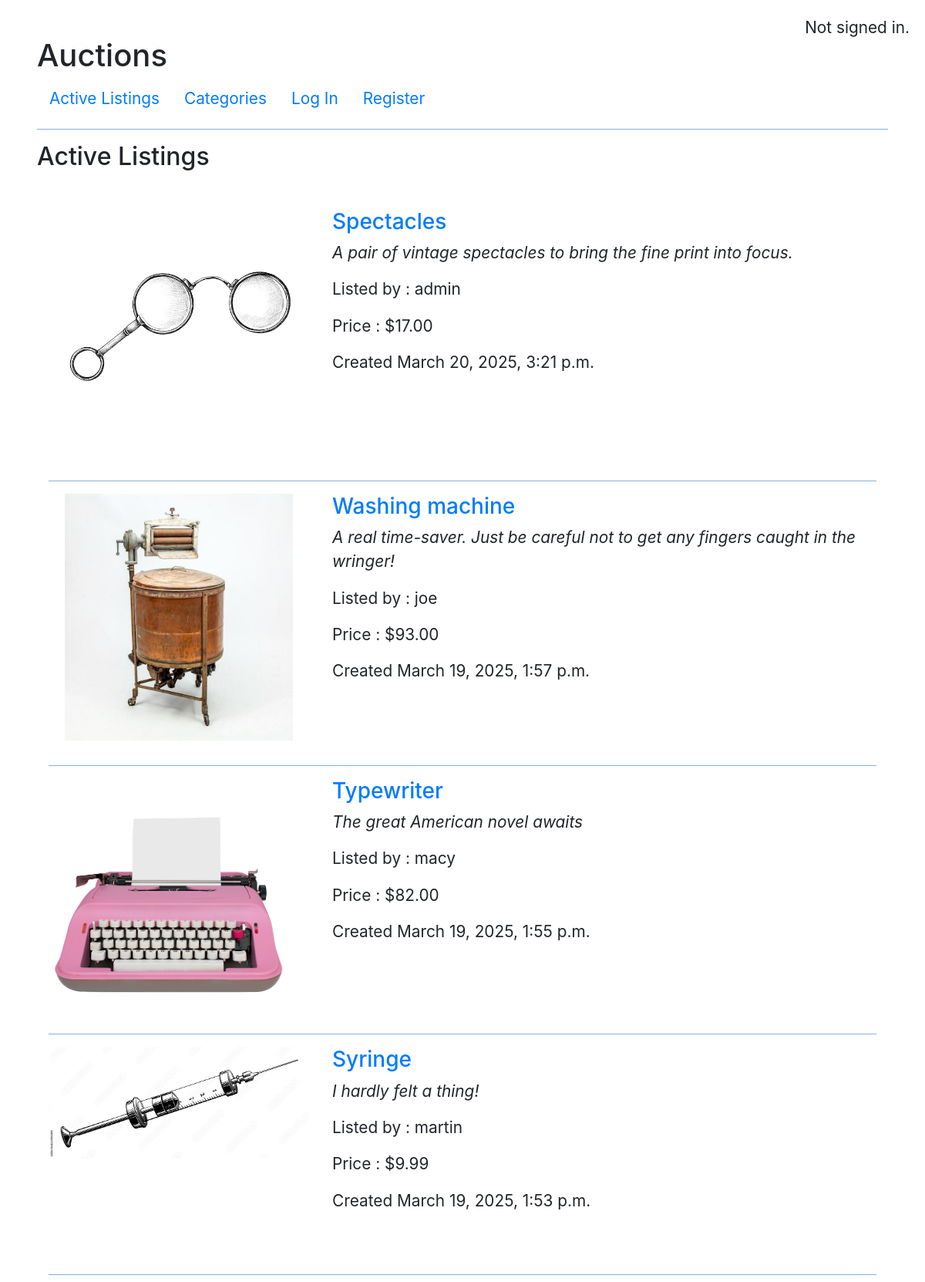
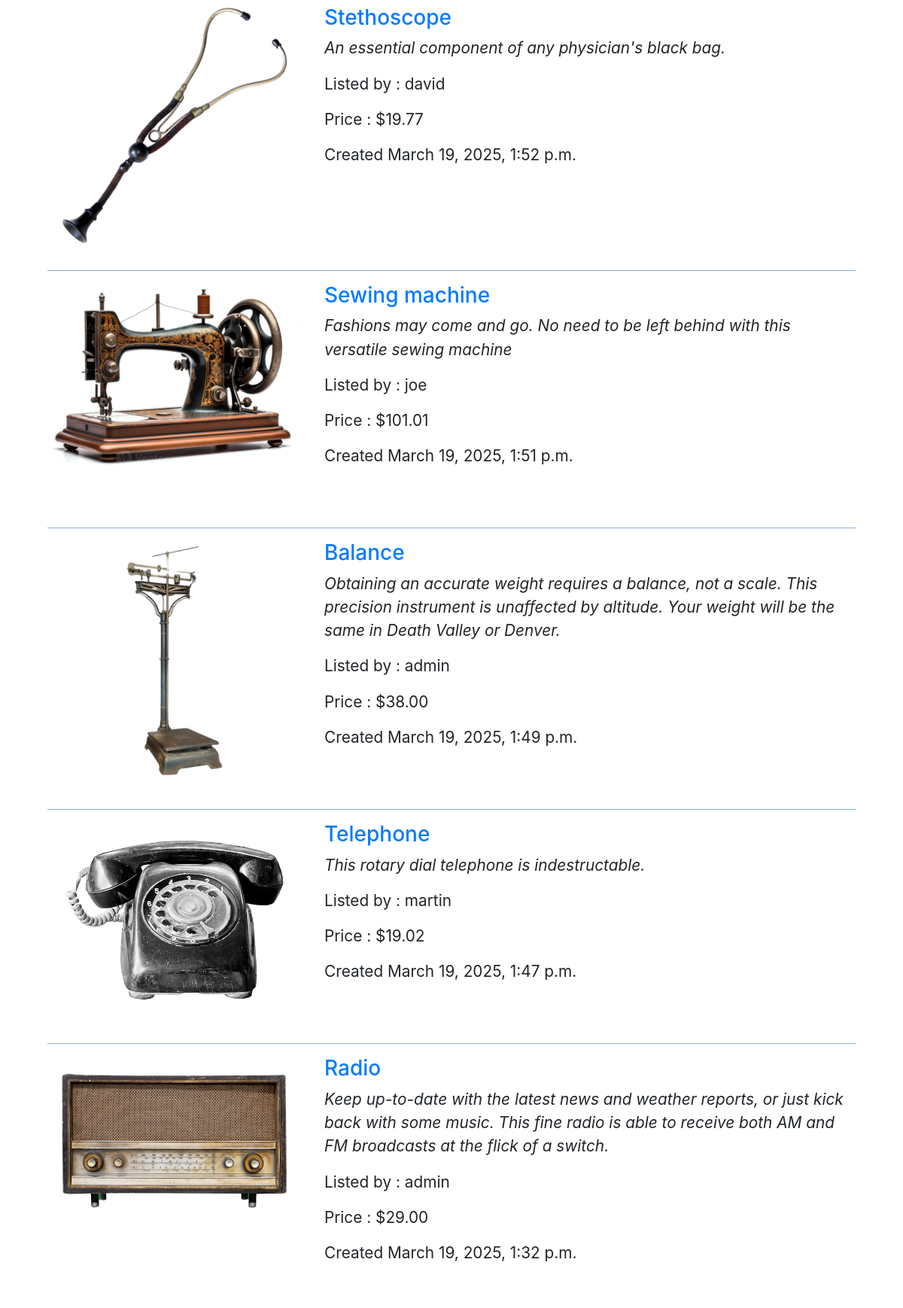
The page / (upper part) on the database its author committed (2 pictures, top to bottom).
### auctions/models.py (models this page shows, shortened)
class Listings(models.Model):
    vendor = models.ForeignKey(User, on_delete=models.CASCADE, related_name="user_listings")
    categories = models.ManyToManyField(Categories, related_name="listed")
    title = models.CharField(max_length=64)
    description = models.CharField(max_length=256, blank=True, default="")
    reserve_price = models.DecimalField(decimal_places=2, max_digits=8, default=0)
    date_listed = models.DateTimeField(auto_now_add=True)
    img_file = models.CharField(max_length=64, blank=True, default="")
    active = models.BooleanField(default=True)

class User(AbstractUser):
    number_on_watchlist = models.CharField(blank=True, max_length=8)

### auctions/views.py (the view)
# urls.py: path("", views.index, name="index"),
def index(request):
    listings = Listings.objects.filter(active=True).order_by("-date_listed")
    for i in range(len(listings)):
        price = util.get_high_bid(listings[i].id)
        listings[i].reserve_price = price
    return render(request, "auctions/index.html", {
        "listings": listings
    })

### auctions/util.py (called while the page is built)
def get_high_bid(item_id):
  listingObj = Listings.objects.get(id=int(item_id))
  num_bids = Bids.objects.filter(item=int(item_id)).count()
  if num_bids > 0:
      bid = Bids.objects.filter(item=int(item_id)).aggregate(Max("amount", default=0))
      price = f"{bid['amount__max']:.2f}"
  else:
      price = listingObj.reserve_price
  return price

### auctions/templates/auctions/index.html (shortened to what this page needs)
{% extends "auctions/layout.html" %}
{% block body %}
    <h2 class="mb-5">
    {% if closed %}
    Auctions Won
    {% else %}
    Active Listings
    {% endif %}
    {% if category %} in category <span class="text-primary" style="font-weight: 700;">{{ category }}</span>{% endif %}</h2>
    <div class="container-fluid">
    {% for listing in listings %}
        <div class="row">
            <div class="col-md-4">
                <p class="text-center"><img src="/static/auctions/images/{{listing.img_file}}" style="max-height:20rem;max-width:100%;"></p>
            </div>
            <div class="col-md-8 mb-5">
                <h3><a href="/listings/{{ listing.id }}">{{ listing.title }}</a></h3>
                <p style="font-style: italic;">{{ listing.description }}</p>
                <p>Listed by : {{ listing.vendor }}</p>
                <p>Price : ${{ listing.reserve_price }}</p>
                <p>Created {{ listing.date_listed }}</p>
            </div>
        </div><hr>
    {% endfor %}
    </div>
{% endblock %}

### auctions/static/auctions/styles.css (style rules this page uses)
body { margin: 3rem; font-size: 1.3rem; }
hr { border-top-color: #0057b578; }

### rows shown on the page
Listings: img_file (picture), title "Spectacles", description "A pair of vintage spectacles to bring the fine print into focus.", vendor "admin", reserve_price "17.00", date_listed "March 20, 2025, 3:21 p.m."
Listings: img_file (picture), title "Washing machine", description "A real time-saver. Just be careful not to get any fingers caught in the wringer!", vendor "joe", reserve_price "93.00", date_listed "March 19, 2025, 1:57 p.m."
Listings: img_file (picture), title "Typewriter", description "The great American novel awaits", vendor "macy", reserve_price "82.00", date_listed "March 19, 2025, 1:55 p.m."
Listings: img_file (picture), title "Syringe", description "I hardly felt a thing!", vendor "martin", reserve_price "9.99", date_listed "March 19, 2025, 1:53 p.m."
Listings: img_file (picture), title "Stethoscope", description "An essential component of any physician's black bag.", vendor "david", reserve_price "19.77", date_listed "March 19, 2025, 1:52 p.m."
Listings: img_file (picture), title "Sewing machine", description "Fashions may come and go. No need to be left behind with this versatile sewing machine", vendor "joe", reserve_price "101.01", date_listed "March 19, 2025, 1:51 p.m."
Listings: img_file (picture), title "Balance", description "Obtaining an accurate weight requires a balance, not a scale. This precision instrument is unaffected by altitude. Your weight will be the same in Death Valley or Denver.", vendor "admin", reserve_price "38.00", date_listed "March 19, 2025, 1:49 p.m."
Listings: img_file (picture), title "Telephone", description "This rotary dial telephone is indestructable.", vendor "martin", reserve_price "19.02", date_listed "March 19, 2025, 1:47 p.m."
Listings: img_file (picture), title "Radio", description "Keep up-to-date with the latest news and weather reports, or just kick back with some music. This fine radio is able to receive both AM and FM broadcasts at the flick of a switch.", vendor "admin", reserve_price "29.00", date_listed "March 19, 2025, 1:32 p.m."
